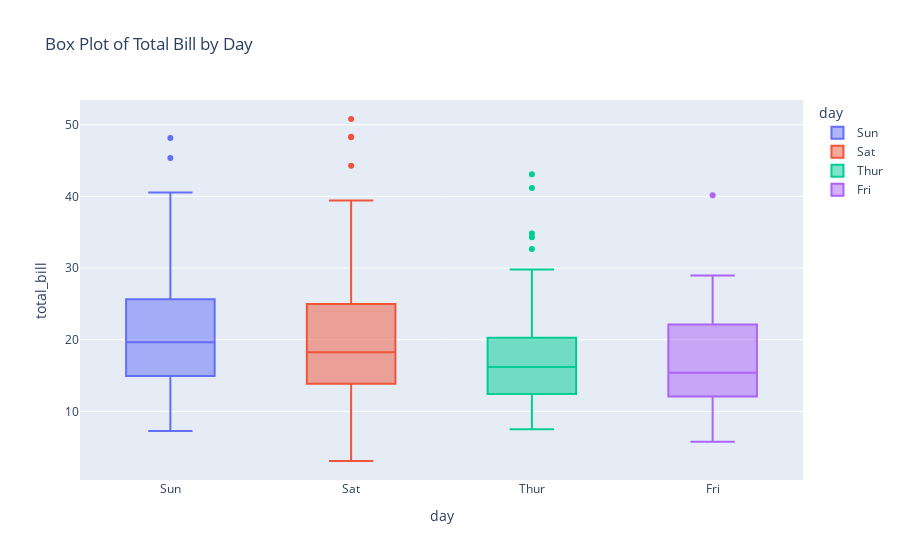

The code cell stored with this chart in its notebook:
### Markdown cell above
## Plotly Plot 5: Box Plot

### Code cell
px.box(df, x='day', y='total_bill', color='day', title='Box Plot of Total Bill by Day')

### Figure 1 — Plotly figure (JSON) as saved in the notebook; plotly's stock layout.template omitted (floating-point values rounded to 4 significant figures)
{"data": [{"alignmentgroup": "True", "hovertemplate": "day=%{x}<br>total_bill=%{y}<extra></extra>", "legendgroup": "Sun", "marker": {"color": "#636efa"}, "name": "Sun", "notched": false, "offsetgroup": "Sun", "orientation": "v", "showlegend": true, "type": "box", "x": ["Sun", "Sun", "Sun", "Sun", "Sun", "Sun", "Sun", "Sun", "Sun", "Sun", "Sun", "Sun", "Sun", "Sun", "Sun", "Sun", "Sun", "Sun", "Sun", "Sun", "Sun", "Sun", "Sun", "Sun", "Sun", "Sun", "Sun", "Sun", "Sun", "Sun", "Sun", "Sun", "Sun", "Sun", "Sun", "Sun", "Sun", "Sun", "Sun", "Sun", "Sun", "Sun", "Sun", "Sun", "Sun", "Sun", "Sun", "Sun", "Sun", "Sun", "Sun", "Sun", "Sun", "Sun", "Sun", "Sun", "Sun", "Sun", "Sun", "Sun", "Sun", "Sun", "Sun", "Sun", "Sun", "Sun", "Sun", "Sun", "Sun", "Sun", "Sun", "Sun", "Sun", "Sun", "Sun", "Sun"], "x0": " ", "xaxis": "x", "y": [16.99, 10.34, 21.01, 23.68, 24.59, 25.29, 8.77, 26.88, 15.04, 14.78, 10.27, 35.26, 15.42, 18.43, 14.83, 21.58, 10.33, 16.29, 16.97, 17.46, 13.94, 9.68, 30.4, 18.29, 22.23, 32.4, 28.55, 18.04, 12.54, 10.29, 34.81, 9.94, 25.56, 19.49, 38.07, 23.95, 25.71, 17.31, 29.93, 14.07, 13.13, 17.26, 24.55, 19.77, 29.85, 48.17, 25.0, 13.39, 16.49, 21.5, 12.66, 16.21, 13.81, 17.51, 24.52, 20.76, 31.71, 7.25, 31.85, 16.82, 32.9, 17.89, 14.48, 9.6, 34.63, 34.65, 23.33, 45.35, 23.17, 40.55, 20.69, 20.9, 30.46, 18.15, 23.1, 15.69], "y0": " ", "yaxis": "y"}, {"alignmentgroup": "True", "hovertemplate": "day=%{x}<br>total_bill=%{y}<extra></extra>", "legendgroup": "Sat", "marker": {"color": "#EF553B"}, "name": "Sat", "notched": false, "offsetgroup": "Sat", "orientation": "v", "showlegend": true, "type": "box", "x": ["Sat", "Sat", "Sat", "Sat", "Sat", "Sat", "Sat", "Sat", "Sat", "Sat", "Sat", "Sat", "Sat", "Sat", "Sat", "Sat", "Sat", "Sat", "Sat", "Sat", "Sat", "Sat", "Sat", "Sat", "Sat", "Sat", "Sat", "Sat", "Sat", "Sat", "Sat", "Sat", "Sat", "Sat", "Sat", "Sat", "Sat", "Sat", "Sat", "Sat", "Sat", "Sat", "Sat", "Sat", "Sat", "Sat", "Sat", "Sat", "Sat", "Sat", "Sat", "Sat", "Sat", "Sat", "Sat", "Sat", "Sat", "Sat", "Sat", "Sat", "Sat", "Sat", "Sat", "Sat", "Sat", "Sat", "Sat", "Sat", "Sat", "Sat", "Sat", "Sat", "Sat", "Sat", "Sat", "Sat", "Sat", "Sat", "Sat", "Sat", "Sat", "Sat", "Sat", "Sat", "Sat", "Sat", "Sat"], "x0": " ", "xaxis": "x", "y": [20.65, 17.92, 20.29, 15.77, 39.42, 19.82, 17.81, 13.37, 12.69, 21.7, 19.65, 9.55, 18.35, 15.06, 20.69, 17.78, 24.06, 16.31, 16.93, 18.69, 31.27, 16.04, 38.01, 26.41, 11.24, 48.27, 20.29, 13.81, 11.02, 18.29, 17.59, 20.08, 16.45, 3.07, 20.23, 15.01, 12.02, 17.07, 26.86, 25.28, 14.73, 10.51, 17.92, 44.3, 22.42, 20.92, 15.36, 20.49, 25.21, 18.24, 14.31, 14.0, 7.25, 10.59, 10.63, 50.81, 15.81, 26.59, 38.73, 24.27, 12.76, 30.06, 25.89, 48.33, 13.27, 28.17, 12.9, 28.15, 11.59, 7.74, 30.14, 20.45, 13.28, 22.12, 24.01, 15.69, 11.61, 10.77, 15.53, 10.07, 12.6, 32.83, 35.83, 29.03, 27.18, 22.67, 17.82], "y0": " ", "yaxis": "y"}, {"alignmentgroup": "True", "hovertemplate": "day=%{x}<br>total_bill=%{y}<extra></extra>", "legendgroup": "Thur", "marker": {"color": "#00cc96"}, "name": "Thur", "notched": false, "offsetgroup": "Thur", "orientation": "v", "showlegend": true, "type": "box", "x": ["Thur", "Thur", "Thur", "Thur", "Thur", "Thur", "Thur", "Thur", "Thur", "Thur", "Thur", "Thur", "Thur", "Thur", "Thur", "Thur", "Thur", "Thur", "Thur", "Thur", "Thur", "Thur", "Thur", "Thur", "Thur", "Thur", "Thur", "Thur", "Thur", "Thur", "Thur", "Thur", "Thur", "Thur", "Thur", "Thur", "Thur", "Thur", "Thur", "Thur", "Thur", "Thur", "Thur", "Thur", "Thur", "Thur", "Thur", "Thur", "Thur", "Thur", "Thur", "Thur", "Thur", "Thur", "Thur", "Thur", "Thur", "Thur", "Thur", "Thur", "Thur", "Thur"], "x0": " ", "xaxis": "x", "y": [27.2, 22.76, 17.29, 19.44, 16.66, 10.07, 32.68, 15.98, 34.83, 13.03, 18.28, 24.71, 21.16, 10.65, 12.43, 24.08, 11.69, 13.42, 14.26, 15.95, 12.48, 29.8, 8.52, 14.52, 11.38, 22.82, 19.08, 20.27, 11.17, 12.26, 18.26, 8.51, 10.33, 14.15, 16.0, 13.16, 17.47, 34.3, 41.19, 27.05, 16.43, 8.35, 18.64, 11.87, 9.78, 7.51, 19.81, 28.44, 15.48, 16.58, 7.56, 10.34, 43.11, 13.0, 13.51, 18.71, 12.74, 13.0, 16.4, 20.53, 16.47, 18.78], "y0": " ", "yaxis": "y"}, {"alignmentgroup": "True", "hovertemplate": "day=%{x}<br>total_bill=%{y}<extra></extra>", "legendgroup": "Fri", "marker": {"color": "#ab63fa"}, "name": "Fri", "notched": false, "offsetgroup": "Fri", "orientation": "v", "showlegend": true, "type": "box", "x": ["Fri", "Fri", "Fri", "Fri", "Fri", "Fri", "Fri", "Fri", "Fri", "Fri", "Fri", "Fri", "Fri", "Fri", "Fri", "Fri", "Fri", "Fri", "Fri"], "x0": " ", "xaxis": "x", "y": [28.97, 22.49, 5.75, 16.32, 22.75, 40.17, 27.28, 12.03, 21.01, 12.46, 11.35, 15.38, 12.16, 13.42, 8.58, 15.98, 13.42, 16.27, 10.09], "y0": " ", "yaxis": "y"}], "layout": {"boxmode": "overlay", "legend": {"title": {"text": "day"}, "tracegroupgap": 0}, "title": {"text": "Box Plot of Total Bill by Day"}, "xaxis": {"anchor": "y", "categoryarray": ["Sun", "Sat", "Thur", "Fri"], "categoryorder": "array", "domain": [0, 1], "title": {"text": "day"}}, "yaxis": {"anchor": "x", "domain": [0, 1], "title": {"text": "total_bill"}}}}
